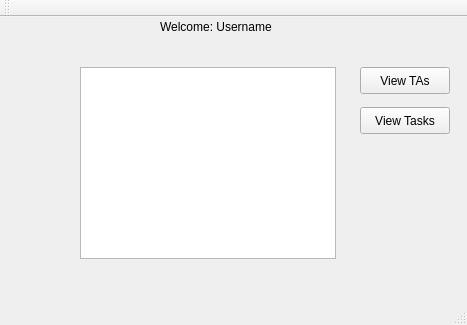
<?xml version="1.0" encoding="UTF-8"?>
<ui version="4.0">
 <class>instructorview</class>
 <widget class="QMainWindow" name="instructorview">
  <property name="geometry">
   <rect>
    <x>0</x>
    <y>0</y>
    <width>467</width>
    <height>325</height>
   </rect>
  </property>
  <property name="windowTitle">
   <string>TAEvalView</string>
  </property>
  <widget class="QWidget" name="centralWidget">
   <widget class="QLabel" name="label">
    <property name="geometry">
     <rect>
      <x>160</x>
      <y>0</y>
      <width>131</width>
      <height>20</height>
     </rect>
    </property>
    <property name="text">
     <string>Welcome: Username</string>
    </property>
   </widget>
   <widget class="QListWidget" name="courseList">
    <property name="geometry">
     <rect>
      <x>80</x>
      <y>50</y>
      <width>256</width>
      <height>192</height>
     </rect>
    </property>
   </widget>
   <widget class="QPushButton" name="viewTAButton">
    <property name="geometry">
     <rect>
      <x>360</x>
      <y>50</y>
      <width>90</width>
      <height>27</height>
     </rect>
    </property>
    <property name="text">
     <string>View TAs</string>
    </property>
   </widget>
   <widget class="QPushButton" name="viewTaskButton">
    <property name="geometry">
     <rect>
      <x>360</x>
      <y>90</y>
      <width>90</width>
      <height>27</height>
     </rect>
    </property>
    <property name="text">
     <string>View Tasks</string>
    </property>
   </widget>
  </widget>
  <widget class="QMenuBar" name="menuBar">
   <property name="geometry">
    <rect>
     <x>0</x>
     <y>0</y>
     <width>467</width>
     <height>24</height>
    </rect>
   </property>
  </widget>
  <widget class="QToolBar" name="mainToolBar">
   <attribute name="toolBarArea">
    <enum>TopToolBarArea</enum>
   </attribute>
   <attribute name="toolBarBreak">
    <bool>true</bool>
   </attribute>
  </widget>
  <widget class="QStatusBar" name="statusBar"/>
 </widget>
 <layoutdefault spacing="6" margin="11"/>
 <resources/>
 <connections/>
</ui>
